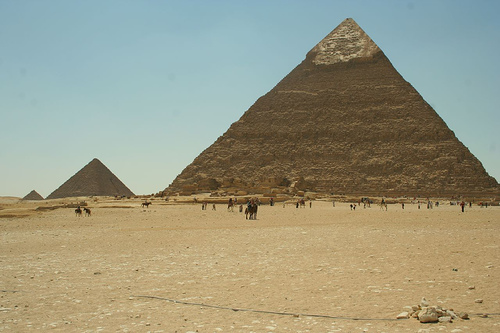
#> input picture Pyramid.jpg, 500 x 333 px
$ python '分水岭.py'
#> lines starting #> are read from the running program, lines starting #| are printed output that depends on the picture; after the words box and inside, x2 and y2 are one past the last pixel; in counts of white or black regions, pixels touching at a corner belong together
import numpy as np
import cv2
from matplotlib import pyplot as plt

src = cv2.imread('Pyramid.jpg')
#> src is the input picture: shape (333, 500, 3); mean B, G, R 129.9, 152.5, 153.9
img = src.copy()
gray = cv2.cvtColor(img, cv2.COLOR_BGR2GRAY)

# ret, thresh = cv2.threshold(gray, 0, 255, cv2.THRESH_BINARY_INV + cv2.THRESH_OTSU)
# BINARY OTSU
blur = cv2.GaussianBlur(img, (5, 5), 0)
# 灰度化
gray_blur = cv2.cvtColor(blur,cv2.COLOR_RGB2GRAY)
ret, thresh = cv2.threshold(gray_blur, 0, 255, cv2.THRESH_BINARY + cv2.THRESH_OTSU)
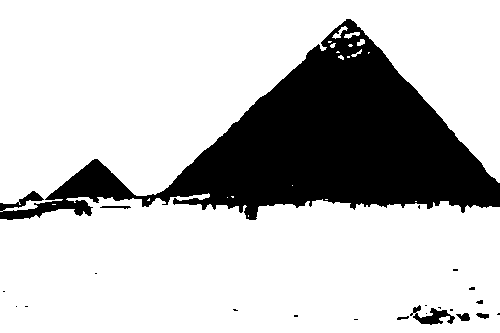
#> thresh: shape (333, 500); 76.9% white; 22 black regions (15 under 20 px), largest, box (x1, y1, x2, y2) and area: (0, 19, 500, 220) 37739, (410, 305, 455, 325) 384, (456, 313, 470, 321) 75
#> ret = 121

# ret, thresh = cv2.threshold(gray, 0, 255, cv2.THRESH_BINARY + cv2.THRESH_OTSU)

# 消除噪声
kernel = np.ones((3, 3), np.uint8)
opening = cv2.morphologyEx(thresh, cv2.MORPH_OPEN, kernel, iterations=2)
#> opening: shape (333, 500); 76.3% white; 16 black regions (11 under 20 px), largest, box (x1, y1, x2, y2) and area: (0, 19, 500, 220) 38592, (397, 305, 470, 325) 631, (100, 206, 131, 209) 65, (476, 313, 489, 319) 52, (476, 300, 483, 304) 21

# 膨胀
sure_bg = cv2.dilate(opening, kernel, iterations=3)
#> sure_bg: shape (333, 500); 79.7% white; 6 black regions (3 under 20 px), largest, box (x1, y1, x2, y2) and area: (163, 24, 500, 217) 31619, (0, 163, 129, 216) 1971, (424, 311, 448, 321) 135

# 距离变换
dist_transform = cv2.distanceTransform(opening, 1, 5)
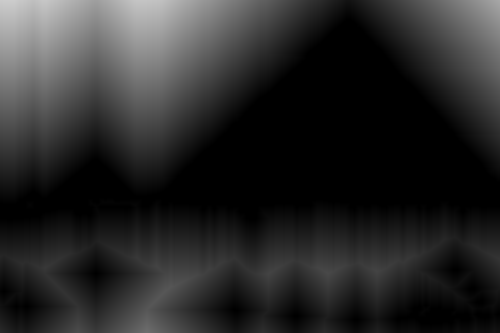
#> dist_transform: shape (333, 500) float32; min 0, max 204, mean 41.3
ret, sure_fg = cv2.threshold(dist_transform, 0.7 * dist_transform.max(), 255, 0)
#> sure_fg: shape (333, 500) float32; 5.3% white; 2 white regions, box (x1, y1, x2, y2) and area: (0, 0, 214, 62) 8424, (475, 0, 500, 25) 325
#> ret = 142.8

# 获得未知区域
sure_fg = np.uint8(sure_fg)
unknown = cv2.subtract(sure_bg, sure_fg)
#> unknown: shape (333, 500); 74.5% white; 8 black regions (3 under 20 px), largest, box (x1, y1, x2, y2) and area: (163, 24, 500, 217) 31619, (0, 0, 214, 62) 8424, (0, 163, 129, 216) 1971, (475, 0, 500, 25) 325, (424, 311, 448, 321) 135

# 标记
ret, markers1 = cv2.connectedComponents(sure_fg)
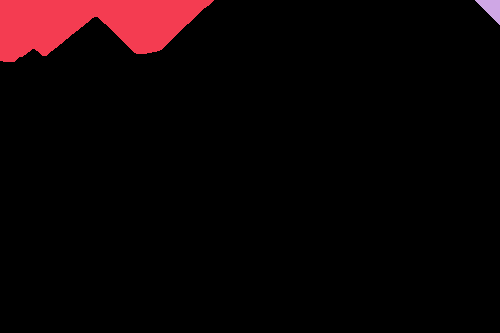
#> markers1: shape (333, 500) int32; 3 distinct labels, from 0 to 2; one colour per label, 0 black
#> ret = 3

# 确保背景是1不是0
markers = markers1 + 1
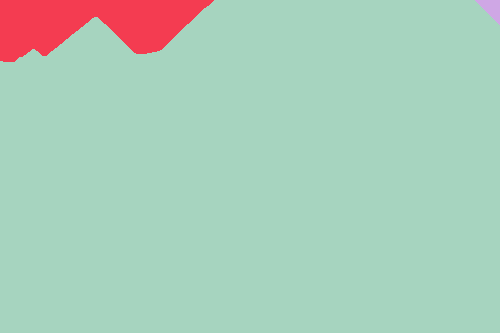
#> markers: shape (333, 500) int32; 3 distinct labels, from 1 to 3; one colour per label, 0 black

# 未知区域标记为0
markers[unknown == 255] = 0
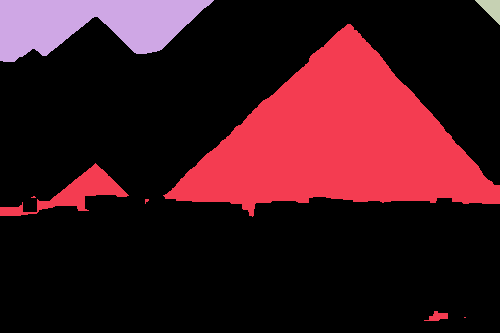
#> markers: shape (333, 500) int32; 4 distinct labels, from 0 to 3; one colour per label, 0 black

markers3 = cv2.watershed(img, markers)
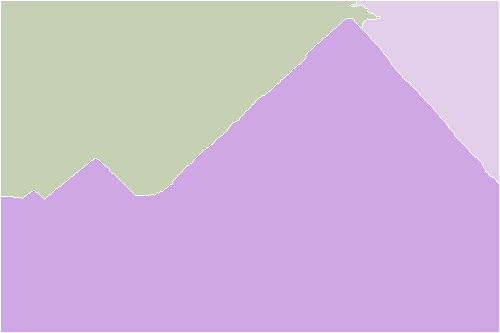
#> markers3: shape (333, 500) int32; 4 distinct labels, from -1 to 3; one colour per label, 0 black, -1 white
img[markers3 == -1] = [0, 0, 255]
#> img: shape (333, 500, 3); 1.36% of pixels changed, all inside (x1, y1, x2, y2) = (0, 0, 500, 333)

plt.subplot(241), plt.imshow(cv2.cvtColor(src, cv2.COLOR_BGR2RGB)),
plt.title('Original'), plt.axis('off')
plt.subplot(242), plt.imshow(thresh, cmap='gray'),
plt.title('Threshold'), plt.axis('off')
plt.subplot(243), plt.imshow(sure_bg, cmap='gray'),
plt.title('Dilate'), plt.axis('off')
plt.subplot(244), plt.imshow(dist_transform, cmap='gray'),
plt.title('Dist Transform'), plt.axis('off')
plt.subplot(245), plt.imshow(sure_fg, cmap='gray'),
plt.title('Threshold'), plt.axis('off')
plt.subplot(246), plt.imshow(unknown, cmap='gray'),
plt.title('Unknow'), plt.axis('off')
plt.subplot(247), plt.imshow(np.abs(markers), cmap='jet'),
plt.title('Markers'), plt.axis('off')
plt.subplot(248), plt.imshow(cv2.cvtColor(img, cv2.COLOR_BGR2RGB)),
plt.title('Result'), plt.axis('off')

plt.show()
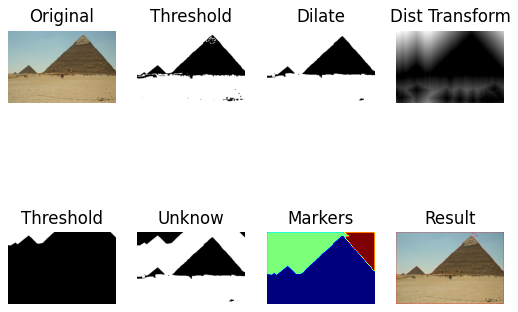
#> figure drawn by matplotlib, 8 panels
